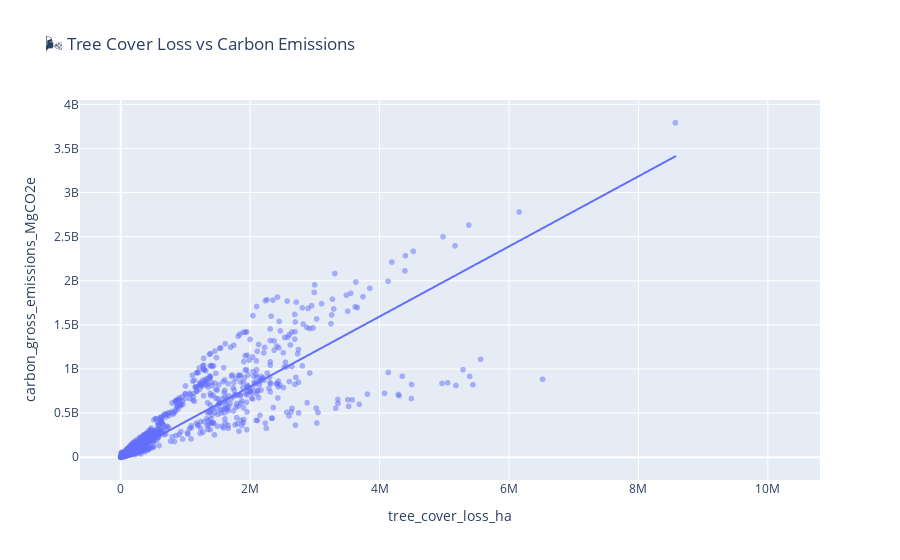

The code cell stored with this chart in its notebook:
### Markdown cell above
Carbon Emissions vs Forest Loss

### Code cell
fig = px.scatter(df, x="tree_cover_loss_ha",
                 y="carbon_gross_emissions_MgCO2e",
                 title="🌬️ Tree Cover Loss vs Carbon Emissions",
                 trendline="ols", opacity=0.5)
fig.show()

### Figure 1 — Plotly figure (JSON) as saved in the notebook; plotly's stock layout.template omitted (floating-point values rounded to 4 significant figures; data arrays with more than 128 entries replaced by an {"elided": "..."} marker saying what was removed)
{"data": [{"hovertemplate": "tree_cover_loss_ha=%{x}<br>carbon_gross_emissions_MgCO2e=%{y}<extra></extra>", "legendgroup": "", "marker": {"color": "#636efa", "opacity": 0.5, "symbol": "circle"}, "mode": "markers", "name": "", "showlegend": false, "x": {"elided": "31873 float values"}, "xaxis": "x", "y": {"elided": "31873 float values"}, "yaxis": "y", "type": "scattergl"}, {"hovertemplate": "<b>OLS trendline</b><br>carbon_gross_emissions_MgCO2e = 397.301 * tree_cover_loss_ha + 6.03101e+06<br>R<sup>2</sup>=0.824936<br><br>tree_cover_loss_ha=%{x}<br>carbon_gross_emissions_MgCO2e=%{y} <b>(trend)</b><extra></extra>", "legendgroup": "", "marker": {"color": "#636efa", "symbol": "circle"}, "mode": "lines", "name": "", "showlegend": false, "x": {"elided": "11952 float values"}, "xaxis": "x", "y": {"elided": "11952 float values"}, "yaxis": "y", "type": "scattergl"}], "layout": {"xaxis": {"anchor": "y", "domain": [0.0, 1.0], "title": {"text": "tree_cover_loss_ha"}}, "yaxis": {"anchor": "x", "domain": [0.0, 1.0], "title": {"text": "carbon_gross_emissions_MgCO2e"}}, "legend": {"tracegroupgap": 0}, "title": {"text": "🌬️ Tree Cover Loss vs Carbon Emissions"}}}
